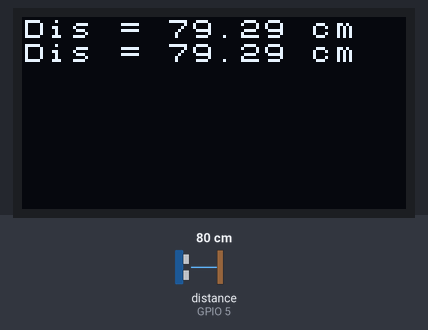
This sketch was run on a simulated ESP32. On the bench: 128×64 one-colour display. Wiring (inferred from the names in the program): ultrasonic range finder: trigger GPIO 23; echo GPIO 5. The test bench sets the inputs (shaded band); at power-on: distance to the obstacle (sensor on GPIO 5) 80 cm. The echo pulse lasts 58.3 µs per cm.

Above: at 2.0 s.
2.1 s: distance to the obstacle (sensor on GPIO 5) set to 2 cm
At 3.3 s:
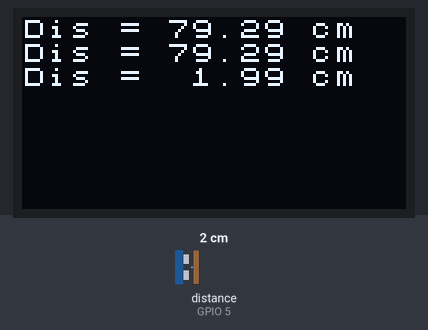
4.3 s: distance to the obstacle (sensor on GPIO 5) set to 4 cm
At 5.8 s:
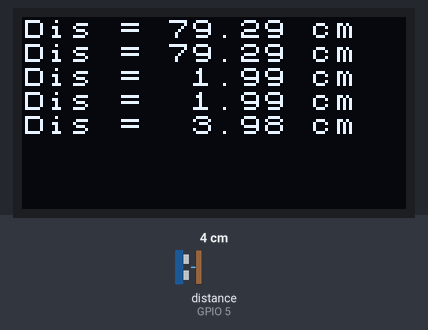
6.7 s: distance to the obstacle (sensor on GPIO 5) set to 9 cm
At 8.1 s:
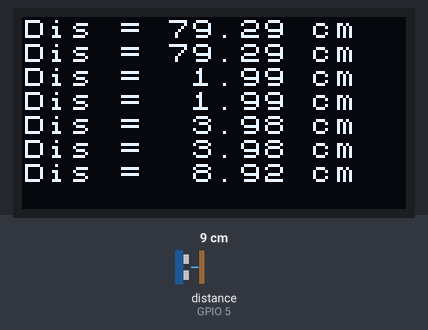
Timing chart, 0 to 9.7 s (numbered marks = the images above; inputs shaded):
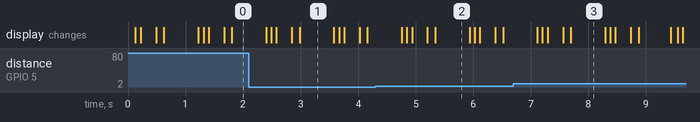

Measured:
- what the display in image 1 shows lasts 0.6 s, from 3.0 s to 3.6 s

The sketch:

sketch_may05a.ino
```cpp
#define OLED_SCK_PIN 22
#define OLED_SDA_PIN 21
#define LED_BUILDIN 15
#include <Arduino.h>
#include <U8x8lib.h>

#define SR04_TRIG_PIN 23    // Vị trí chân GPIO của ESP32 được nối với Trig của SR04
#define SR04_ECHO_PIN 5

U8X8_SH1106_128X64_NONAME_HW_I2C u8x8(/* reset=*/ U8X8_PIN_NONE, OLED_SCK_PIN, OLED_SDA_PIN);

#define U8LOG_WIDTH 16
#define U8LOG_HEIGHT 8
uint8_t u8log_buffer[U8LOG_WIDTH*U8LOG_HEIGHT];
U8X8LOG u8x8log;

void setup(void)
{
   pinMode(SR04_TRIG_PIN, OUTPUT);
   pinMode(SR04_ECHO_PIN, INPUT);

   u8x8.begin();
   u8x8.setFont(u8x8_font_chroma48medium8_r);

   u8x8log.begin(u8x8, U8LOG_WIDTH, U8LOG_HEIGHT, u8log_buffer);
   u8x8log.setRedrawMode(1);   // 0: Update screen with newline, 1: Update screen for every char
}

float GetDistance() {
   digitalWrite(SR04_TRIG_PIN, LOW);  // Đưa chân Trig xuống mức thấp trong 2uS
   delayMicroseconds(2);
   digitalWrite(SR04_TRIG_PIN, HIGH);  //Gửi luồng siêu âm kéo dài 10uS
   delayMicroseconds(10);
   digitalWrite(SR04_TRIG_PIN, LOW);   //Tắt luồng siêu âm
   unsigned int microseconds = pulseIn(SR04_ECHO_PIN, HIGH); // Đợi cho tới khi có phản hồi
   return microseconds / 2.0 / 29.412;          // Từ thời gian hành trình tính toán khoảng cách
}

float distance;

void loop(void) {
   distance = GetDistance();
   char distanceStr[10];
   dtostrf(distance, 5, 2, distanceStr);
   u8x8log.print("Dis = ");
   u8x8log.print(distanceStr);
   u8x8log.print(" cm");
   u8x8log.print("\n");
   delay(500);
}
```
